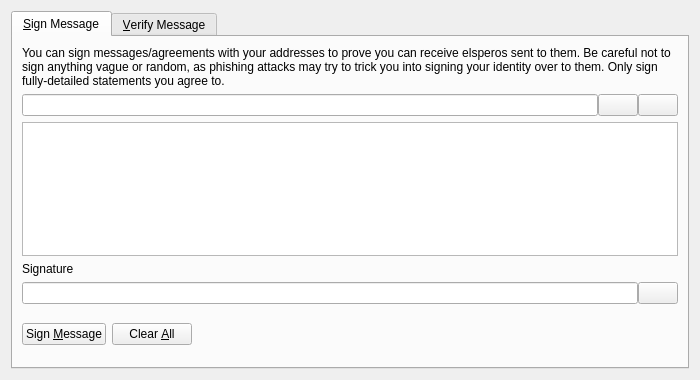
<?xml version="1.0" encoding="UTF-8"?>
<ui version="4.0">
 <class>SignVerifyMessageDialog</class>
 <widget class="QDialog" name="SignVerifyMessageDialog">
  <property name="geometry">
   <rect>
    <x>0</x>
    <y>0</y>
    <width>700</width>
    <height>380</height>
   </rect>
  </property>
  <property name="windowTitle">
   <string>Signatures - Sign / Verify a Message</string>
  </property>
  <property name="modal">
   <bool>true</bool>
  </property>
  <layout class="QVBoxLayout" name="verticalLayout">
   <item>
    <widget class="QTabWidget" name="tabWidget">
     <property name="currentIndex">
      <number>0</number>
     </property>
     <widget class="QWidget" name="tabSignMessage">
      <attribute name="title">
       <string>&amp;Sign Message</string>
      </attribute>
      <layout class="QVBoxLayout" name="verticalLayout_SM">
       <item>
        <widget class="QLabel" name="infoLabel_SM">
         <property name="text">
          <string>You can sign messages/agreements with your addresses to prove you can receive elsperos sent to them. Be careful not to sign anything vague or random, as phishing attacks may try to trick you into signing your identity over to them. Only sign fully-detailed statements you agree to.</string>
         </property>
         <property name="textFormat">
          <enum>Qt::PlainText</enum>
         </property>
         <property name="wordWrap">
          <bool>true</bool>
         </property>
        </widget>
       </item>
       <item>
        <layout class="QHBoxLayout" name="horizontalLayout_1_SM">
         <property name="spacing">
          <number>0</number>
         </property>
         <item>
          <widget class="QValidatedLineEdit" name="addressIn_SM">
           <property name="toolTip">
            <string>The elspero address to sign the message with</string>
           </property>
          </widget>
         </item>
         <item>
          <widget class="QPushButton" name="addressBookButton_SM">
           <property name="toolTip">
            <string>Choose previously used address</string>
           </property>
           <property name="text">
            <string/>
           </property>
           <property name="icon">
            <iconset resource="../bitcoin.qrc">
             <normaloff>:/icons/address-book</normaloff>:/icons/address-book</iconset>
           </property>
           <property name="shortcut">
            <string>Alt+A</string>
           </property>
           <property name="autoDefault">
            <bool>false</bool>
           </property>
          </widget>
         </item>
         <item>
          <widget class="QPushButton" name="pasteButton_SM">
           <property name="toolTip">
            <string>Paste address from clipboard</string>
           </property>
           <property name="text">
            <string/>
           </property>
           <property name="icon">
            <iconset resource="../bitcoin.qrc">
             <normaloff>:/icons/editpaste</normaloff>:/icons/editpaste</iconset>
           </property>
           <property name="shortcut">
            <string>Alt+P</string>
           </property>
           <property name="autoDefault">
            <bool>false</bool>
           </property>
          </widget>
         </item>
        </layout>
       </item>
       <item>
        <widget class="QPlainTextEdit" name="messageIn_SM">
         <property name="toolTip">
          <string>Enter the message you want to sign here</string>
         </property>
        </widget>
       </item>
       <item>
        <widget class="QLabel" name="signatureLabel_SM">
         <property name="text">
          <string>Signature</string>
         </property>
         <property name="textFormat">
          <enum>Qt::PlainText</enum>
         </property>
        </widget>
       </item>
       <item>
        <layout class="QHBoxLayout" name="horizontalLayout_2_SM">
         <property name="spacing">
          <number>0</number>
         </property>
         <item>
          <widget class="QLineEdit" name="signatureOut_SM">
           <property name="font">
            <font>
             <italic>true</italic>
            </font>
           </property>
           <property name="readOnly">
            <bool>true</bool>
           </property>
          </widget>
         </item>
         <item>
          <widget class="QPushButton" name="copySignatureButton_SM">
           <property name="toolTip">
            <string>Copy the current signature to the system clipboard</string>
           </property>
           <property name="text">
            <string/>
           </property>
           <property name="icon">
            <iconset resource="../bitcoin.qrc">
             <normaloff>:/icons/editcopy</normaloff>:/icons/editcopy</iconset>
           </property>
           <property name="autoDefault">
            <bool>false</bool>
           </property>
          </widget>
         </item>
        </layout>
       </item>
       <item>
        <layout class="QHBoxLayout" name="horizontalLayout_3_SM">
         <item>
          <widget class="QPushButton" name="signMessageButton_SM">
           <property name="toolTip">
            <string>Sign the message to prove you own this elspero address</string>
           </property>
           <property name="text">
            <string>Sign &amp;Message</string>
           </property>
           <property name="icon">
            <iconset resource="../bitcoin.qrc">
             <normaloff>:/icons/edit</normaloff>:/icons/edit</iconset>
           </property>
           <property name="autoDefault">
            <bool>false</bool>
           </property>
          </widget>
         </item>
         <item>
          <widget class="QPushButton" name="clearButton_SM">
           <property name="toolTip">
            <string>Reset all sign message fields</string>
           </property>
           <property name="text">
            <string>Clear &amp;All</string>
           </property>
           <property name="icon">
            <iconset resource="../bitcoin.qrc">
             <normaloff>:/icons/remove</normaloff>:/icons/remove</iconset>
           </property>
           <property name="autoDefault">
            <bool>false</bool>
           </property>
          </widget>
         </item>
         <item>
          <spacer name="horizontalSpacer_1_SM">
           <property name="orientation">
            <enum>Qt::Horizontal</enum>
           </property>
           <property name="sizeHint" stdset="0">
            <size>
             <width>40</width>
             <height>48</height>
            </size>
           </property>
          </spacer>
         </item>
         <item>
          <widget class="QLabel" name="statusLabel_SM">
           <property name="font">
            <font>
             <weight>75</weight>
             <bold>true</bold>
            </font>
           </property>
           <property name="text">
            <string/>
           </property>
           <property name="wordWrap">
            <bool>true</bool>
           </property>
          </widget>
         </item>
         <item>
          <spacer name="horizontalSpacer_2_SM">
           <property name="orientation">
            <enum>Qt::Horizontal</enum>
           </property>
           <property name="sizeHint" stdset="0">
            <size>
             <width>40</width>
             <height>48</height>
            </size>
           </property>
          </spacer>
         </item>
        </layout>
       </item>
      </layout>
     </widget>
     <widget class="QWidget" name="tabVerifyMessage">
      <attribute name="title">
       <string>&amp;Verify Message</string>
      </attribute>
      <layout class="QVBoxLayout" name="verticalLayout_VM">
       <item>
        <widget class="QLabel" name="infoLabel_VM">
         <property name="text">
          <string>Enter the receiver's address, message (ensure you copy line breaks, spaces, tabs, etc. exactly) and signature below to verify the message. Be careful not to read more into the signature than what is in the signed message itself, to avoid being tricked by a man-in-the-middle attack. Note that this only proves the signing party receives with the address, it cannot prove sendership of any transaction!</string>
         </property>
         <property name="textFormat">
          <enum>Qt::PlainText</enum>
         </property>
         <property name="alignment">
          <set>Qt::AlignLeading|Qt::AlignLeft|Qt::AlignTop</set>
         </property>
         <property name="wordWrap">
          <bool>true</bool>
         </property>
        </widget>
       </item>
       <item>
        <layout class="QHBoxLayout" name="horizontalLayout_1_VM">
         <property name="spacing">
          <number>0</number>
         </property>
         <item>
          <widget class="QValidatedLineEdit" name="addressIn_VM">
           <property name="toolTip">
            <string>The elspero address the message was signed with</string>
           </property>
          </widget>
         </item>
         <item>
          <widget class="QPushButton" name="addressBookButton_VM">
           <property name="toolTip">
            <string>Choose previously used address</string>
           </property>
           <property name="text">
            <string/>
           </property>
           <property name="icon">
            <iconset resource="../bitcoin.qrc">
             <normaloff>:/icons/address-book</normaloff>:/icons/address-book</iconset>
           </property>
           <property name="shortcut">
            <string>Alt+A</string>
           </property>
           <property name="autoDefault">
            <bool>false</bool>
           </property>
          </widget>
         </item>
        </layout>
       </item>
       <item>
        <widget class="QPlainTextEdit" name="messageIn_VM"/>
       </item>
       <item>
        <widget class="QValidatedLineEdit" name="signatureIn_VM"/>
       </item>
       <item>
        <layout class="QHBoxLayout" name="horizontalLayout_2_VM">
         <item>
          <widget class="QPushButton" name="verifyMessageButton_VM">
           <property name="toolTip">
            <string>Verify the message to ensure it was signed with the specified elspero address</string>
           </property>
           <property name="text">
            <string>Verify &amp;Message</string>
           </property>
           <property name="icon">
            <iconset resource="../bitcoin.qrc">
             <normaloff>:/icons/transaction_0</normaloff>:/icons/transaction_0</iconset>
           </property>
           <property name="autoDefault">
            <bool>false</bool>
           </property>
          </widget>
         </item>
         <item>
          <widget class="QPushButton" name="clearButton_VM">
           <property name="toolTip">
            <string>Reset all verify message fields</string>
           </property>
           <property name="text">
            <string>Clear &amp;All</string>
           </property>
           <property name="icon">
            <iconset resource="../bitcoin.qrc">
             <normaloff>:/icons/remove</normaloff>:/icons/remove</iconset>
           </property>
           <property name="autoDefault">
            <bool>false</bool>
           </property>
          </widget>
         </item>
         <item>
          <spacer name="horizontalSpacer_1_VM">
           <property name="orientation">
            <enum>Qt::Horizontal</enum>
           </property>
           <property name="sizeHint" stdset="0">
            <size>
             <width>40</width>
             <height>48</height>
            </size>
           </property>
          </spacer>
         </item>
         <item>
          <widget class="QLabel" name="statusLabel_VM">
           <property name="font">
            <font>
             <weight>75</weight>
             <bold>true</bold>
            </font>
           </property>
           <property name="text">
            <string/>
           </property>
           <property name="wordWrap">
            <bool>true</bool>
           </property>
          </widget>
         </item>
         <item>
          <spacer name="horizontalSpacer_2_VM">
           <property name="orientation">
            <enum>Qt::Horizontal</enum>
           </property>
           <property name="sizeHint" stdset="0">
            <size>
             <width>40</width>
             <height>48</height>
            </size>
           </property>
          </spacer>
         </item>
        </layout>
       </item>
      </layout>
     </widget>
    </widget>
   </item>
  </layout>
 </widget>
 <customwidgets>
  <customwidget>
   <class>QValidatedLineEdit</class>
   <extends>QLineEdit</extends>
   <header>qvalidatedlineedit.h</header>
  </customwidget>
 </customwidgets>
 <resources>
  <include location="../bitcoin.qrc"/>
 </resources>
 <connections/>
</ui>
